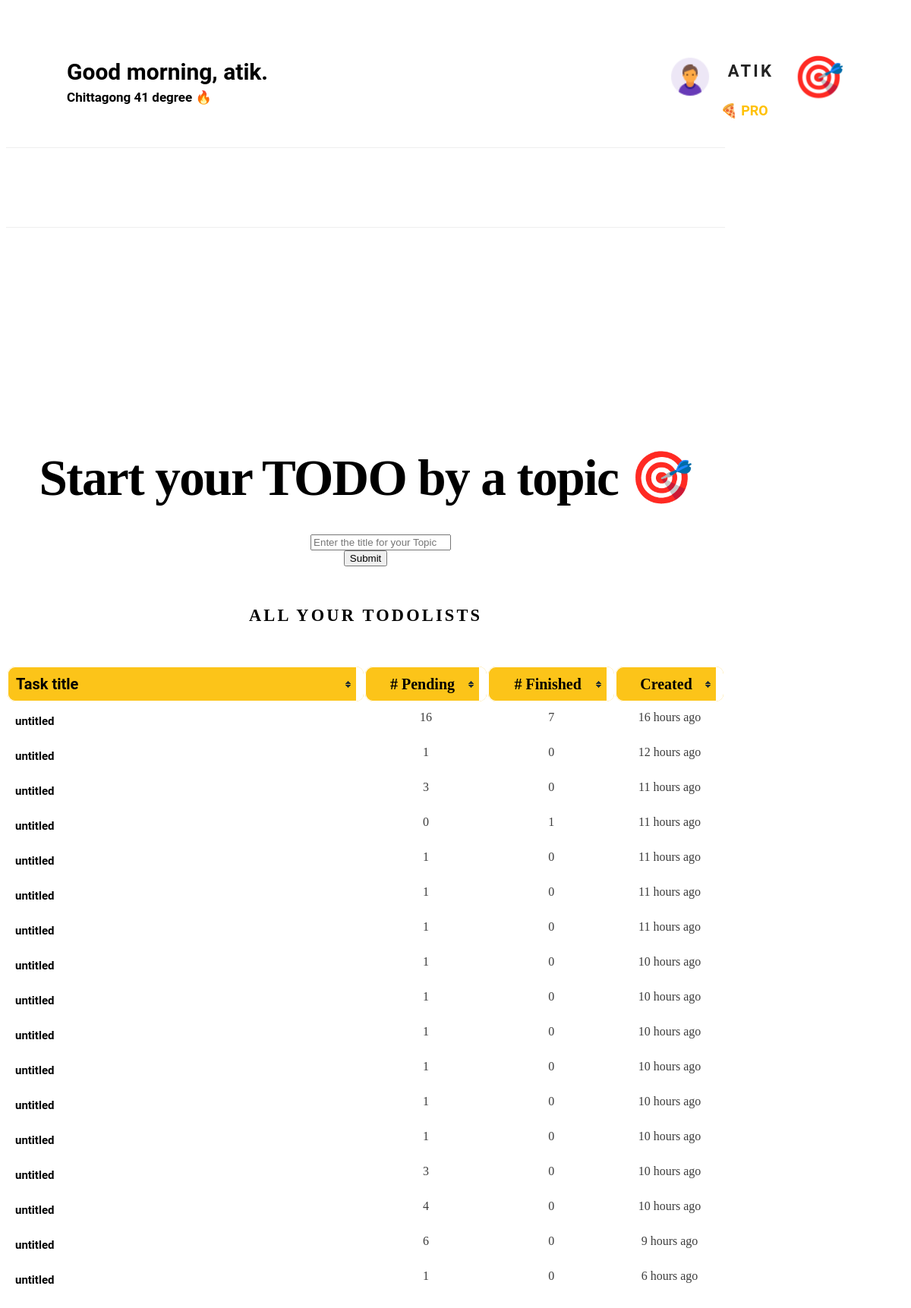
Page /todolists/ (signed in) on the committed database.
### lists/models.py (models this page shows, shortened)
class TodoList(models.Model):
    title = models.CharField(max_length=128, default="untitled")
    created_at = models.DateTimeField(auto_now=True)
    creator = models.ForeignKey(
        User, null=True, related_name="todolists", on_delete=models.CASCADE
    )
    class Meta:
        ordering = ("created_at",)
    def count_finished(self):
        return self.todos.filter(is_finished=True).count()
    def count_open(self):
        return self.todos.filter(is_finished=False).count()

### lists/views.py (the view)
# urls.py: path("todolists/", views.overview, name="overview"),
@login_required
def overview(request):
    if request.method == "POST":
        return redirect("lists:add_todolist")
    return render(request, "lists/overview.html", {"form": TodoListForm()})

### lists/forms.py
class TodoListForm(forms.Form):
    title = forms.CharField(
        **form_kwargs(
            widget=forms.TextInput(
                attrs=widget_attrs("Enter the title for your Topic")
            )
        )
    )

### lists/templatetags/lists_extras.py (called while the page is built)
@register.filter("humanize")
def humanize_time(dt, past_="ago", future_="from now", default="just now"):
    now = datetime.utcnow()
    dt = dt.replace(tzinfo=None)
    if now > dt:
        diff = now - dt
        dt_is_past = True
    else:
        diff = dt - now
        dt_is_past = False
    periods = (
        (diff.days // 365, "year", "years"),
        (diff.days // 30, "month", "months"),
        (diff.days // 7, "week", "weeks"),
        (diff.days, "day", "days"),
        (diff.seconds // 3600, "hour", "hours"),
        (diff.seconds // 60, "minute", "minutes"),
        (diff.seconds, "second", "seconds"),
    )
    for period, singular, plural in periods:
        if period:
            return "%d %s %s" % (
                period,
                singular if period == 1 else plural,
                past_ if dt_is_past else future_,
            )
    return default

@register.filter("in_seconds")
def in_seconds(dt):
    return int((dt.replace(tzinfo=None) - datetime(1970, 1, 1)).total_seconds())

### lists/templates/lists/overview.html (shortened to what this page needs)
{% extends "base.html" %}
{% load static %}
{% load lists_extras %}
{% block body %}
<section class="header">
  <h2 class="title" style="font-weight: bold;">Start your TODO by a topic 🎯</h2>
  <div class="row">
    <div class="six columns">
      <form action="{% url 'lists:add_todolist' %}" method=post>
        <dl>
          <dd>{{ form }}
          <dt><input type="submit" value="Submit">
        </dl>
      </form>
    </div>
  </div>
  <div class="row">
    <div class="u-full-width">
      <h6 class="docs-header todolist-overview">All your todolists</h6>
      <table id="todolist-overview-table" class="tablesorter">
        <thead style="background-color: #FCC419;">
          <tr>
            <th class='todolist-title' style="font-size: 20px; border-radius: 10px; border-right-width: 10px;">Task title</th>
            <th style="font-size: 20px; border-radius: 10px; border-right-width: 10px;"># Pending</th>
            <th style="font-size: 20px; border-radius: 10px; border-right-width: 10px;"># Finished</th>
            <th class="datetime" style="font-size: 20px; border-radius: 10px; border-right-width: 10px;">Created</th>
          </tr>
        </thead>
        <tbody>
          {% for todolist in user.todolists.all %}
          <tr>
            <td class='todolist-title'><a style="text-decoration: none; font-weight: bold; font-family: 'roboto', sans-serif; color: black; font-size: 15px;" href="{% url 'lists:todolist' todolist_id=todolist.id %}">{{ todolist.title }}</a></td>
            <td >{{ todolist.count_open }}</td>
            <td>{{ todolist.count_finished }}</td>
            <td data-time-in-seconds="{{ todolist.created_at|in_seconds }}">{{ todolist.created_at|humanize }}</td>
          </tr>
          {% endfor %}
        </tbody>
      </table>
    </div>
  </div>
</section>
{% endblock %}

### todolist/templates/base.html (shortened to what this page needs)
<!DOCTYPE html>
<html lang="en">
<head>
  {% load static %}
  <link rel="stylesheet" type='text/css' href="https://cdnjs.cloudflare.com/ajax/libs/normalize/3.0.2/normalize.min.css">
  <link rel="stylesheet" type='text/css' href="https://cdnjs.cloudflare.com/ajax/libs/skeleton/2.0.4/skeleton.min.css">
  <link rel="stylesheet" type='text/css' href="{% static 'css/custom.css' %}">
</head>
<body>
  <div class="main" style="font-family: 'roboto', sans-serif;">
    <div class="head" style="display: flex; justify-content: space-between; margin: 0 40px; align-items: center; padding: 20px 40px; flex-direction: row;">
      <div class="greeting" style="display: flex; flex-direction: column;">
        <p id="goodmorninguser" style="font-size: 30px; font-weight: 700; font-family: 'roboto', sans-serif; margin-bottom: -30px;">
          <a style="text-decoration: none; color: black;" href="{% url 'lists:index' %}">Good morning, </a>{{ user.username }}.
        </p>
        <br />
        <p id="location" style="font-size: 17px; font-weight: 600; font-family: 'roboto', sans-serif;">
          Chittagong <span id="temp">41</span> degree 🔥
        </p>
      </div>
      <div class="account" style="display: flex; flex-direction: row; align-items: center;">
        <div class="profile" style="margin-right: 10px; line-height: 0.1;">
          <img src="{% static 'images/profile.png' %}" alt="profile" style="width: 60px; height: 60px; border-radius: 20%;">
        </div>
        <div class="name" style="display: flex; flex-direction: column;">
          {% if user.is_authenticated %}
          <p class="navbar-link" id="username" style="font-size: 22px; font-weight: 700; font-family: 'roboto', sans-serif; margin-bottom: -40px; margin-left: 10%;">{{ user.username }}</p>
          {% else %}
          <a class="navbar-link" href="{% url 'auth:login' %}" style="text-decoration: none; height: 0px; color: black; font-size: 15px; font-weight: 700; font-family: 'roboto', sans-serif; margin-bottom: -40px; margin-left: 10%;">Login</a>
          {% endif %}
          <br />
          <p id="probadge" style="font-size: 18px; font-weight: 600; font-family: 'roboto', sans-serif; color: #ffc107;">🍕 PRO</p>
        </div>
        <div class="popover-container">
          <div class="popover-icon" style="font-size: 54px; cursor: pointer;">&#127919;</div>
        </div>
      </div>
    </div>
  </div>
  <div class="container">
    <nav class="navbar">
    </nav>
    {% block body %}{% endblock %}
  </div>
</body>
</html>

### todolist/static/css/custom.css (style rules this page uses)
.title { margin-top: 0; margin-bottom: 2rem; font-weight: 300; font-size: 3.6rem; line-height: 1.25; letter-spacing: -.1rem; word-wrap: break-word; }
th.todolist-title, tr td.todolist-title { width: 50%; font-family: 'roboto', sans-serif; font-weight: bold; font-size: 20px; }
.container { max-width: 80%; }
.header { margin-top: 6rem; text-align: center; }
.docs-header { text-transform: uppercase; font-size: 1.4rem; letter-spacing: .2rem; font-weight: 600; }
.navbar { display: none; }
@media (min-width: 550px) { .title { font-size: 4.2rem; } }
@media (min-width: 550px) { .header { margin-top: 18rem; } }
@media (min-width: 750px) { .navbar, .navbar-spacer { display: block; width: 100%; height: 6.5rem; background: #fff; z-index: 99; border-top: 1px solid #eee; border-bottom: 1px solid #eee; } }
@media (min-width: 750px) { .navbar-link { text-transform: uppercase; font-size: 11px; font-weight: 600; letter-spacing: .2rem; margin-right: 35px; text-decoration: none; line-height: 5.5rem; color: #222; } }

### lists/templates/lists/overview.html (style rules this page uses)
table.tablesorter { margin: 10px 0pt 15px; width: 100%; text-align: left; }
table.tablesorter thead tr th, table.tablesorter tbody tr td, table.tablesorter tfoot tr th { padding: 10px; text-align: center; }
table.tablesorter th:first-child, table.tablesorter tbody tr td:first-child { text-align: left; }
table.tablesorter thead tr th, table.tablesorter tfoot tr th { border: 1px solid #FFF; }
table.tablesorter th:last-child { border-right: 0px solid #FFF; }
table.tablesorter thead tr .header { background-image: url(../images/bg.gif); background-repeat: no-repeat; background-position: center right; cursor: pointer; }
table.tablesorter tbody td { color: #3D3D3D; padding: 4px; vertical-align: top; }

### rows in the picture
TodoList: title "untitled", count_open "16", count_finished "7", created_at "16 hours ago"
TodoList: title "untitled", count_open "1", count_finished "0", created_at "12 hours ago"
TodoList: title "untitled", count_open "3", count_finished "0", created_at "11 hours ago"
TodoList: title "untitled", count_open "0", count_finished "1", created_at "11 hours ago"
TodoList: title "untitled", count_open "1", count_finished "0", created_at "11 hours ago"
TodoList: title "untitled", count_open "1", count_finished "0", created_at "11 hours ago"
TodoList: title "untitled", count_open "1", count_finished "0", created_at "11 hours ago"
TodoList: title "untitled", count_open "1", count_finished "0", created_at "10 hours ago"
TodoList: title "untitled", count_open "1", count_finished "0", created_at "10 hours ago"
TodoList: title "untitled", count_open "1", count_finished "0", created_at "10 hours ago"
TodoList: title "untitled", count_open "1", count_finished "0", created_at "10 hours ago"
TodoList: title "untitled", count_open "1", count_finished "0", created_at "10 hours ago"
TodoList: title "untitled", count_open "1", count_finished "0", created_at "10 hours ago"
TodoList: title "untitled", count_open "3", count_finished "0", created_at "10 hours ago"
TodoList: title "untitled", count_open "4", count_finished "0", created_at "10 hours ago"
TodoList: title "untitled", count_open "6", count_finished "0", created_at "9 hours ago"
TodoList: title "untitled", count_open "1", count_finished "0", created_at "6 hours ago"

### other values in the picture
{{ user.username }} "atik"
{{ user.username }} "ATIK"
